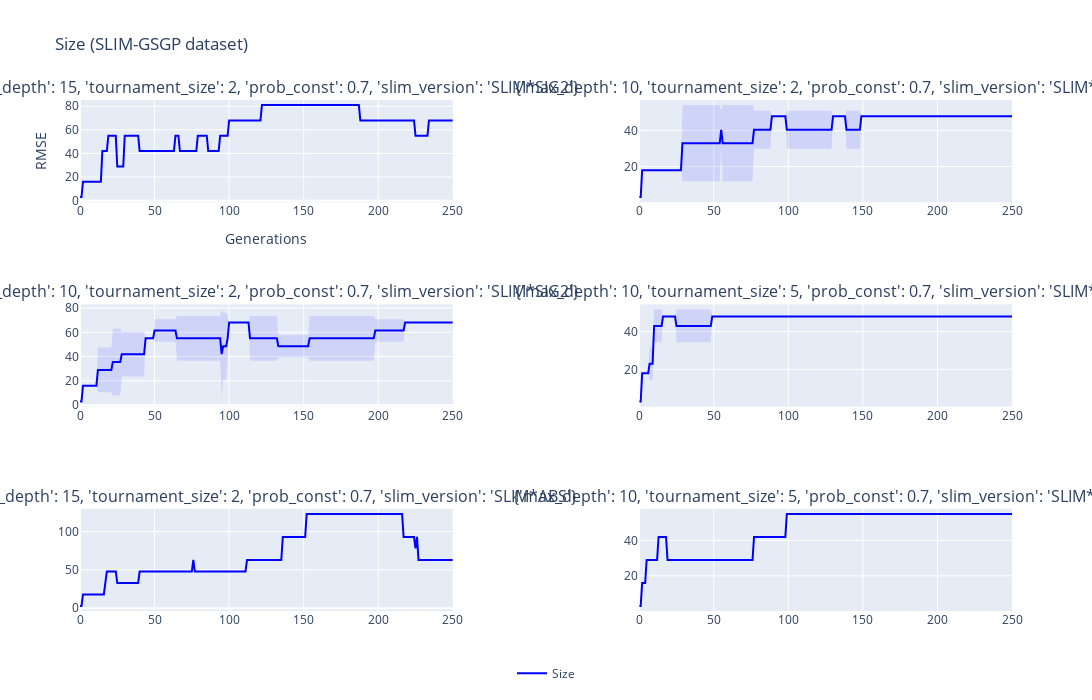

Notebook code for this chart:
### Markdown cell above
## Brief Bloat, Overfitting and Hyperparameter Discussion 


- A constant probability of 0.7 was always chosen in the inner-cycle.

- Slim variants using multiplication consistently outperformed those using summation in inner-cycle.

- All models converged within the first few iterations and then plateaued.

- The lowest error occurred at max_depth=10, tournament_size=5, prob_const=0.7, slim_version='SLIM*SIG1'; with only one sample, we can’t confirm these settings are statistically superior.

- Parameter sets in plots 1 and 4 show underfitting. Possibly it is not learning all it should from the data.

- In plot 6, one run exhibits overfitting.

- After plateauing, model complexity continued to grow, indicating bloating.

### Code cell
fit_or_size_per_comb(k_outer, MODEL_NAME, size=True)

### Figure 1 — Plotly figure (JSON) as saved in the notebook; plotly's stock layout.template omitted (floating-point values rounded to 4 significant figures; data arrays with more than 128 entries replaced by an {"elided": "..."} marker saying what was removed)
{"data": [{"line": {"color": "blue"}, "mode": "lines", "name": "Size", "showlegend": true, "type": "scatter", "x": {"elided": "251 int values"}, "xaxis": "x", "y": {"elided": "251 float values"}, "yaxis": "y"}, {"line": {"width": 0}, "mode": "lines", "name": "+1 std Train", "showlegend": false, "type": "scatter", "x": {"elided": "251 int values"}, "xaxis": "x", "y": {"elided": "251 float values"}, "yaxis": "y"}, {"fill": "tonexty", "fillcolor": "rgba(0,0,255,0.1)", "line": {"width": 0}, "mode": "lines", "name": "-1 std Train", "showlegend": false, "type": "scatter", "x": {"elided": "251 int values"}, "xaxis": "x", "y": {"elided": "251 float values"}, "yaxis": "y"}, {"line": {"color": "blue"}, "mode": "lines", "name": "Size", "showlegend": false, "type": "scatter", "x": {"elided": "251 int values"}, "xaxis": "x2", "y": {"elided": "251 float values"}, "yaxis": "y2"}, {"line": {"width": 0}, "mode": "lines", "name": "+1 std Train", "showlegend": false, "type": "scatter", "x": {"elided": "251 int values"}, "xaxis": "x2", "y": {"elided": "251 float values"}, "yaxis": "y2"}, {"fill": "tonexty", "fillcolor": "rgba(0,0,255,0.1)", "line": {"width": 0}, "mode": "lines", "name": "-1 std Train", "showlegend": false, "type": "scatter", "x": {"elided": "251 int values"}, "xaxis": "x2", "y": {"elided": "251 float values"}, "yaxis": "y2"}, {"line": {"color": "blue"}, "mode": "lines", "name": "Size", "showlegend": false, "type": "scatter", "x": {"elided": "251 int values"}, "xaxis": "x3", "y": {"elided": "251 float values"}, "yaxis": "y3"}, {"line": {"width": 0}, "mode": "lines", "name": "+1 std Train", "showlegend": false, "type": "scatter", "x": {"elided": "251 int values"}, "xaxis": "x3", "y": {"elided": "251 float values"}, "yaxis": "y3"}, {"fill": "tonexty", "fillcolor": "rgba(0,0,255,0.1)", "line": {"width": 0}, "mode": "lines", "name": "-1 std Train", "showlegend": false, "type": "scatter", "x": {"elided": "251 int values"}, "xaxis": "x3", "y": {"elided": "251 float values"}, "yaxis": "y3"}, {"line": {"color": "blue"}, "mode": "lines", "name": "Size", "showlegend": false, "type": "scatter", "x": {"elided": "251 int values"}, "xaxis": "x4", "y": {"elided": "251 float values"}, "yaxis": "y4"}, {"line": {"width": 0}, "mode": "lines", "name": "+1 std Train", "showlegend": false, "type": "scatter", "x": {"elided": "251 int values"}, "xaxis": "x4", "y": {"elided": "251 float values"}, "yaxis": "y4"}, {"fill": "tonexty", "fillcolor": "rgba(0,0,255,0.1)", "line": {"width": 0}, "mode": "lines", "name": "-1 std Train", "showlegend": false, "type": "scatter", "x": {"elided": "251 int values"}, "xaxis": "x4", "y": {"elided": "251 float values"}, "yaxis": "y4"}, {"line": {"color": "blue"}, "mode": "lines", "name": "Size", "showlegend": false, "type": "scatter", "x": {"elided": "251 int values"}, "xaxis": "x5", "y": {"elided": "251 float values"}, "yaxis": "y5"}, {"line": {"width": 0}, "mode": "lines", "name": "+1 std Train", "showlegend": false, "type": "scatter", "x": {"elided": "251 int values"}, "xaxis": "x5", "y": {"elided": "251 float values"}, "yaxis": "y5"}, {"fill": "tonexty", "fillcolor": "rgba(0,0,255,0.1)", "line": {"width": 0}, "mode": "lines", "name": "-1 std Train", "showlegend": false, "type": "scatter", "x": {"elided": "251 int values"}, "xaxis": "x5", "y": {"elided": "251 float values"}, "yaxis": "y5"}, {"line": {"color": "blue"}, "mode": "lines", "name": "Size", "showlegend": false, "type": "scatter", "x": {"elided": "251 int values"}, "xaxis": "x6", "y": {"elided": "251 float values"}, "yaxis": "y6"}, {"line": {"width": 0}, "mode": "lines", "name": "+1 std Train", "showlegend": false, "type": "scatter", "x": {"elided": "251 int values"}, "xaxis": "x6", "y": {"elided": "251 float values"}, "yaxis": "y6"}, {"fill": "tonexty", "fillcolor": "rgba(0,0,255,0.1)", "line": {"width": 0}, "mode": "lines", "name": "-1 std Train", "showlegend": false, "type": "scatter", "x": {"elided": "251 int values"}, "xaxis": "x6", "y": {"elided": "251 float values"}, "yaxis": "y6"}], "layout": {"annotations": [{"font": {"size": 16}, "showarrow": false, "text": "{'max_depth': 15, 'tournament_size': 2, 'prob_const': 0.7, 'slim_version': 'SLIM*SIG2'}", "x": 0.2, "xanchor": "center", "xref": "paper", "y": 1, "yanchor": "bottom", "yref": "paper"}, {"font": {"size": 16}, "showarrow": false, "text": "{'max_depth': 10, 'tournament_size': 2, 'prob_const': 0.7, 'slim_version': 'SLIM*ABS'}", "x": 0.8, "xanchor": "center", "xref": "paper", "y": 1, "yanchor": "bottom", "yref": "paper"}, {"font": {"size": 16}, "showarrow": false, "text": "{'max_depth': 10, 'tournament_size': 2, 'prob_const': 0.7, 'slim_version': 'SLIM*SIG2'}", "x": 0.2, "xanchor": "center", "xref": "paper", "y": 0.6, "yanchor": "bottom", "yref": "paper"}, {"font": {"size": 16}, "showarrow": false, "text": "{'max_depth': 10, 'tournament_size': 5, 'prob_const': 0.7, 'slim_version': 'SLIM*ABS'}", "x": 0.8, "xanchor": "center", "xref": "paper", "y": 0.6, "yanchor": "bottom", "yref": "paper"}, {"font": {"size": 16}, "showarrow": false, "text": "{'max_depth': 15, 'tournament_size': 2, 'prob_const': 0.7, 'slim_version': 'SLIM*ABS'}", "x": 0.2, "xanchor": "center", "xref": "paper", "y": 0.2, "yanchor": "bottom", "yref": "paper"}, {"font": {"size": 16}, "showarrow": false, "text": "{'max_depth': 10, 'tournament_size': 5, 'prob_const': 0.7, 'slim_version': 'SLIM*SIG1'}", "x": 0.8, "xanchor": "center", "xref": "paper", "y": 0.2, "yanchor": "bottom", "yref": "paper"}], "height": 700, "legend": {"orientation": "h", "x": 0.5, "xanchor": "center", "y": -0.15, "yanchor": "bottom"}, "title": {"text": "Size (SLIM-GSGP dataset)"}, "width": 1600, "xaxis": {"anchor": "y", "domain": [0, 0.4], "title": {"text": "Generations"}}, "xaxis2": {"anchor": "y2", "domain": [0.6, 1]}, "xaxis3": {"anchor": "y3", "domain": [0, 0.4]}, "xaxis4": {"anchor": "y4", "domain": [0.6, 1]}, "xaxis5": {"anchor": "y5", "domain": [0, 0.4]}, "xaxis6": {"anchor": "y6", "domain": [0.6, 1]}, "yaxis": {"anchor": "x", "domain": [0.8, 1], "range": [0, null], "title": {"text": "RMSE"}}, "yaxis2": {"anchor": "x2", "domain": [0.8, 1], "range": [0, null]}, "yaxis3": {"anchor": "x3", "domain": [0.4, 0.6], "range": [0, null]}, "yaxis4": {"anchor": "x4", "domain": [0.4, 0.6], "range": [0, null]}, "yaxis5": {"anchor": "x5", "domain": [0, 0.2], "range": [0, null]}, "yaxis6": {"anchor": "x6", "domain": [0, 0.2], "range": [0, null]}}}
